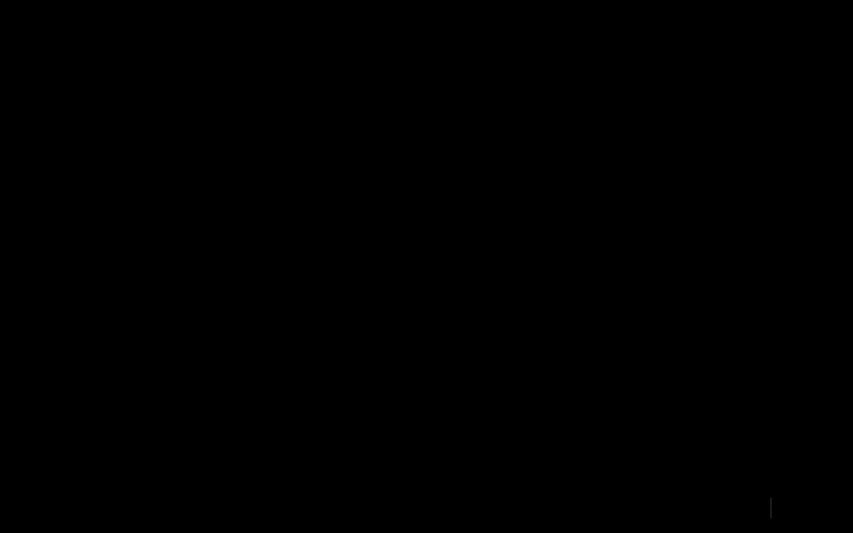
Frame 1 (no input)
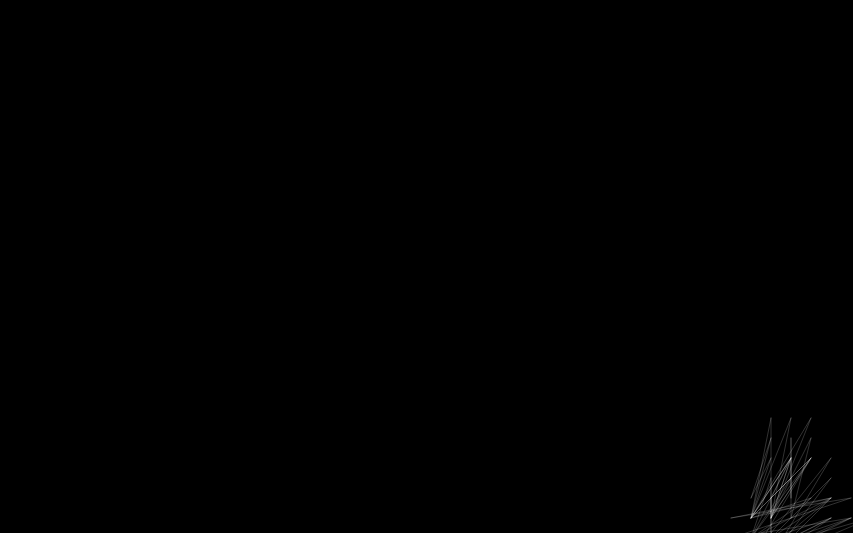
Frame 60 (no input)
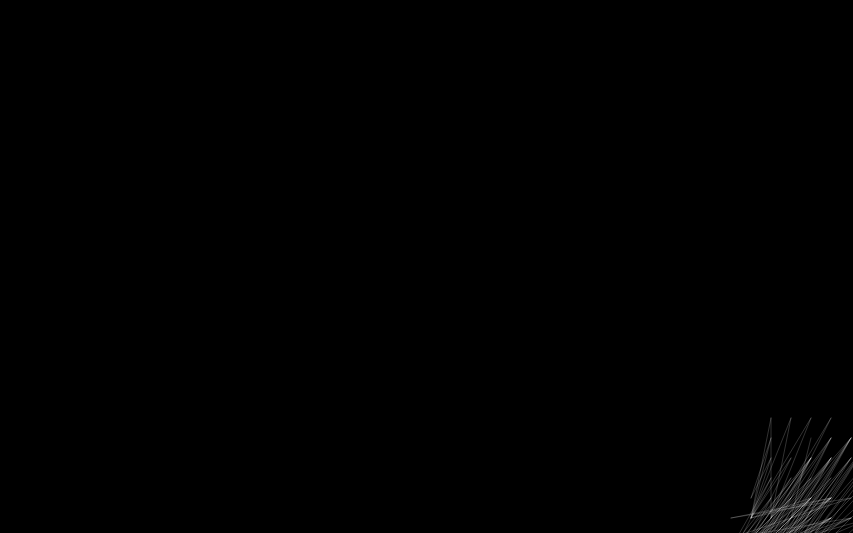
Frame 120 (the mouse pressed at the canvas centre since frame 60)

The p5.js sketch that drew these frames (run headless with seeded random() and noise() and a simulated clock; from frame 60 on, the mouse is pressed at the canvas centre):

// p5.js sketch
// ── sketch.js
// this isn't what I meant to do but it's kinda funky

var gridSteps = [];

var desktopWidth = 2560;
var desktopHeight = 1600;
var canvasScalingFactor = 3;

var gridSize = 20;
var lifetime = 100;

var previousCoords = {};
var nextCoords = {};


function coinFlip() {
  return Math.floor(Math.random() * 2);
}

function getRandomIntInclusive(min, max) {
  return Math.floor(Math.random() * (max - min + 1)) + min;
}

function updateNextCoords(yes) {
  var tempX = nextCoords.x;
  var tempY = nextCoords.y;

  if (coinFlip()) {
    nextCoords.y = previousCoords.y;

    if (coinFlip()) {
      nextCoords.x = previousCoords.x + gridSize;
    } else {
      nextCoords.x = previousCoords.x - gridSize;
    }
  } else {
    nextCoords.x = previousCoords.x;

    if (coinFlip()) {
      nextCoords.y = previousCoords.y + gridSize;
    } else {
      nextCoords.y = previousCoords.y - gridSize;
    }
  }

  if (yes) {
    previousCoords.x = tempX;
    previousCoords.y = tempY;    
  }
}

function Step() {
  this.x1 = previousCoords.x;
  this.y1 = previousCoords.y;
  
  this.x2 = nextCoords.x;
  this.y2 = nextCoords.y;
  
  this.ticks = lifetime;
  
  this.draw = function() {
    line(this.x1, this.y1, this.x2, this.y2);
  };

  this.die = function() {
    var i = gridSteps.indexOf(this);
    gridSteps.splice(i, 1);
  }
  
  this.update = function() {
    if (this.ticks < 1) {
      this.die();
    } else {
      this.ticks--;
    }
  };
}


function setup() {
  createCanvas(desktopWidth / canvasScalingFactor, desktopHeight / canvasScalingFactor);
  // pixelDensity(2);
  background(0,0,0);
  noFill();
  stroke(255,255,255);
  
  previousCoords.x = getRandomIntInclusive(0, width);
  previousCoords.y = getRandomIntInclusive(0, height);

  updateNextCoords();
  
  gridSteps.push(new Step());
}

function draw() {
  background(0,0,0);
  stroke(255, 255, 255, 50);
  
  for (var i = 0; i < gridSteps.length; i++) {
    gridSteps[i].draw();
    gridSteps[i].update();
  }

  updateNextCoords(true);  
  
  gridSteps.push(new Step());
}
